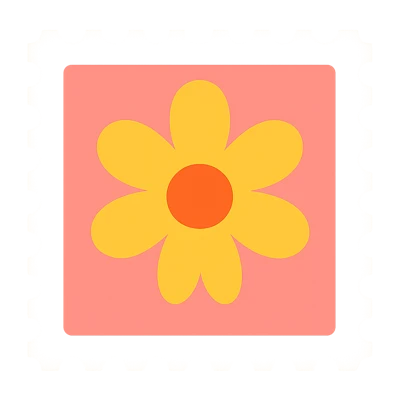
#> input picture design/folders/stamps/st_flower.webp, 400 x 400 px, given in place of t_front.png, which was not available
$ python gift_bow.py
#> lines starting #> are read from the running program, lines starting #| are printed output that depends on the picture
from PIL import Image, ImageFilter, ImageDraw
import numpy as np
tf=Image.open('t_front.png').split()[3]; x0,y0,x1,y1=tf.getbbox(); W=x1-x0; H=y1-y0
#> after `tf = Image.open('t_front.png').split()[3]`:
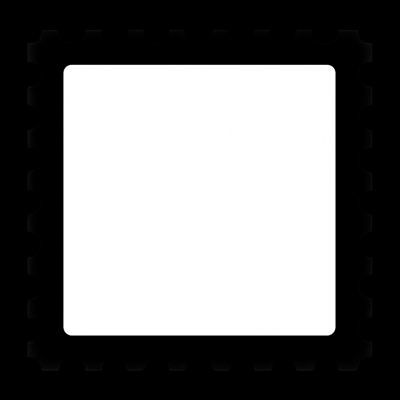
#> tf: PIL image 400x400 L; min 0, max 255, mean 117.4
#> after `x0, y0, x1, y1 = tf.getbbox()`: x0 = 27; y0 = 29; x1 = 373; y1 = 372
#> after `W = x1 - x0`: W = 346
#> after `H = y1 - y0`: H = 343
# glossy red paper: a soft top-to-bottom gradient, a bit of light at the top
ys=np.linspace(0,1,1024)[:,None]
top=np.array([212,22,22]); bot=np.array([150,8,10])
g=np.clip((ys*1024-y0)/H,0,1)
#> g = 1024 values from 0 to 1
rgb=(top*(1-g)+bot*g)[:, None, :].repeat(1024,axis=1)
rgb=rgb+np.random.default_rng(1).normal(0,2.2,rgb.shape)
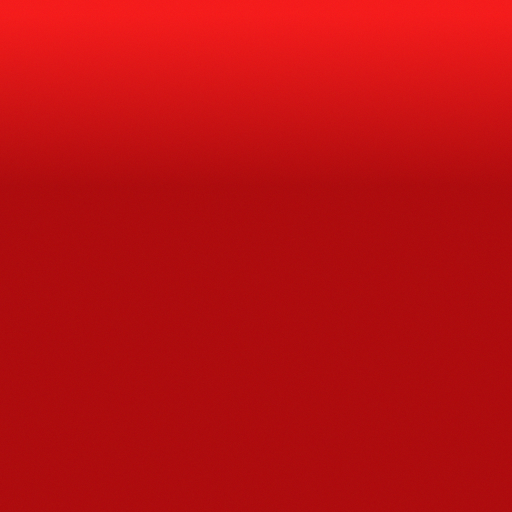
#> rgb: shape (1024, 1024, 3) float64 (shown at 1/2 size); mean of channels 0, 1, 2 162.2, 10.7, 12.4; drawn with min black and max white
canvas=Image.fromarray(np.clip(rgb,0,255).astype(np.uint8)).convert('RGBA')
def band(w,h,vertical):
    # cream satin ribbon: lighter in the middle, soft edges
    t=np.linspace(-1,1,w if vertical else h)
    shade=(232-28*t**2)
    arr=np.repeat(shade[None,:],h,0) if vertical else np.repeat(shade[:,None],w,1)
    a=np.stack([arr,arr*0.99,arr*0.96,np.full_like(arr,255)],-1)
    return Image.fromarray(np.clip(a,0,255).astype(np.uint8),'RGBA')
rw=int(W*0.075); cx=x0+W//2; cy=y0+int(H*0.52)
#> after `rw = int(W * 0.075)`: rw = 25
#> after `cx = x0 + W // 2`: cx = 200
#> after `cy = y0 + int(H * 0.52)`: cy = 207
sh=Image.new('RGBA',(1024,1024),(0,0,0,0)); d=ImageDraw.Draw(sh)
#> after `sh = Image.new('RGBA', (1024, 1024), (0, 0, 0, 0))`: sh: PIL image 1024x1024 RGBA; every value is 0
d.rectangle((cx-rw//2+4,y0,cx+rw//2+4,y1),fill=(60,0,0,90)); d.rectangle((x0,cy-rw//2+5,x1,cy+rw//2+5),fill=(60,0,0,90))
canvas.alpha_composite(sh.filter(ImageFilter.GaussianBlur(6)))
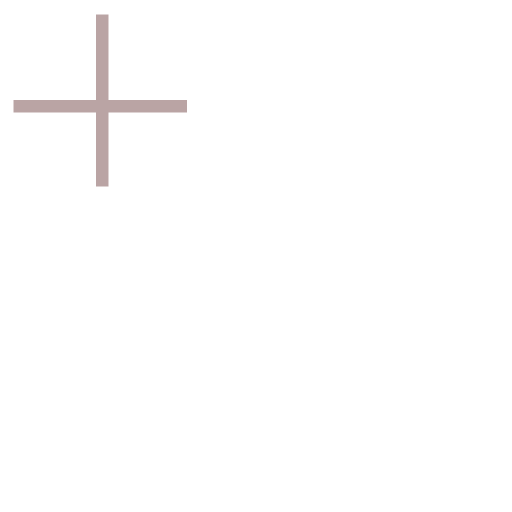
#> sh: PIL image 1024x1024 RGBA (shown at 1/2 size); mean R, G, B, A 1, 0, 0, 1.4; transparent parts drawn white
canvas.alpha_composite(band(rw,H+10,True),(cx-rw//2,y0-5)); canvas.alpha_composite(band(W+10,rw,False),(x0-5,cy-rw//2))
bow=Image.open('bow.png').convert('RGBA'); bow=bow.crop(bow.getbbox()); bow.thumbnail((int(W*0.62),int(H*0.78)))
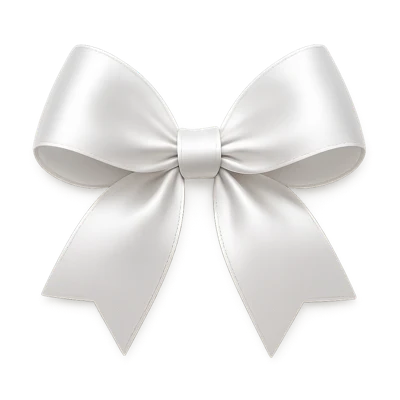
#> input picture design/folders/stamps/bow.webp, 400 x 400 px, given in place of bow.png, which was not available
#> further down, bow is the input picture: PIL image 400x400 RGBA; mean R, G, B, A 102.3, 101, 99.2, 98.7
#> after `bow = bow.crop(bow.getbbox())`:
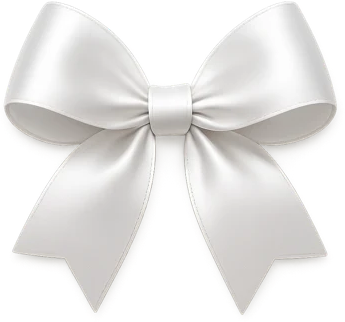
#> bow: PIL image 345x322 RGBA; mean R, G, B, A 146.1, 144.3, 141.7, 142.2; transparent parts drawn white
bsh=Image.new('RGBA',bow.size,(0,0,0,0)); bsh.putalpha(bow.split()[3].point(lambda v:int(v*0.35)).filter(ImageFilter.GaussianBlur(10)))
#> after `bsh = Image.new('RGBA', bow.size, (0, 0, 0, 0))`: bsh: PIL image 214x200 RGBA; every value is 0
#> after `bsh.putalpha(bow.split()[3].point(lambda v: int(v * 0.35)).filter(Imag`:
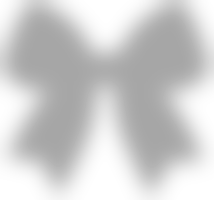
#> bsh: PIL image 214x200 RGBA; mean R, G, B, A 0, 0, 0, 49.1; transparent parts drawn white
bx=cx-bow.width//2; by=cy-int(bow.height*0.40)
#> after `bx = cx - bow.width // 2`: bx = 93
#> after `by = cy - int(bow.height * 0.4)`: by = 127
canvas.alpha_composite(bsh,(bx+5,by+10)); canvas.alpha_composite(bow,(bx,by))
#> after `canvas.alpha_composite(bow, (bx, by))`:
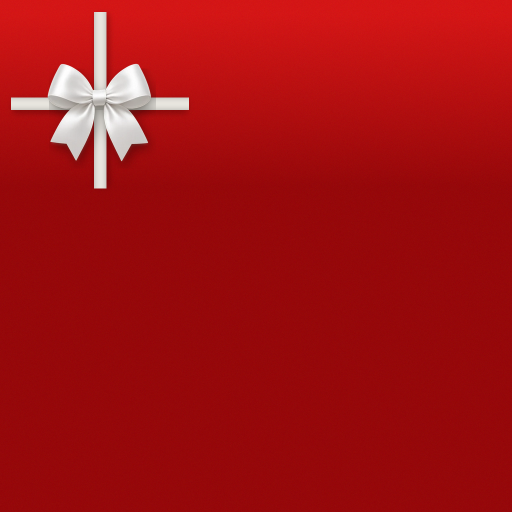
#> canvas: PIL image 1024x1024 RGBA (shown at 1/2 size); mean R, G, B, A 162.6, 17, 18.5, 255
canvas.save('giftwrap_front_built.png')
